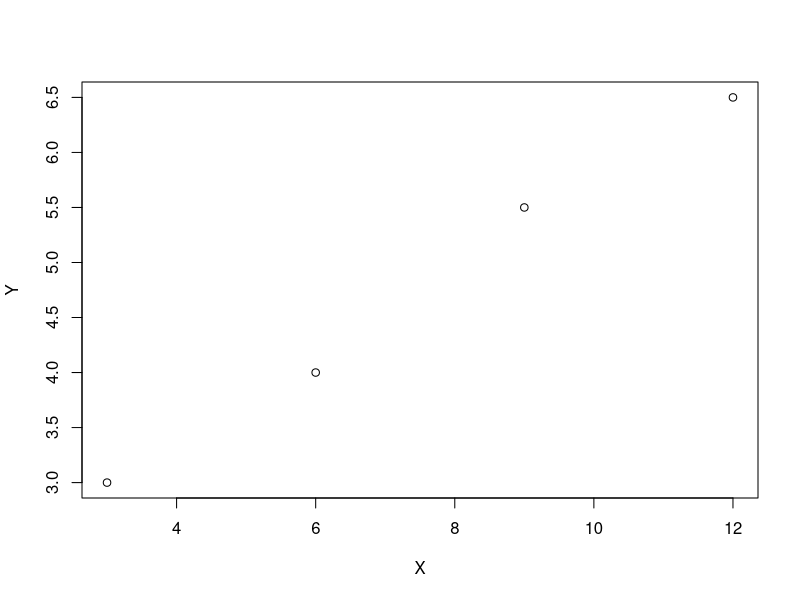
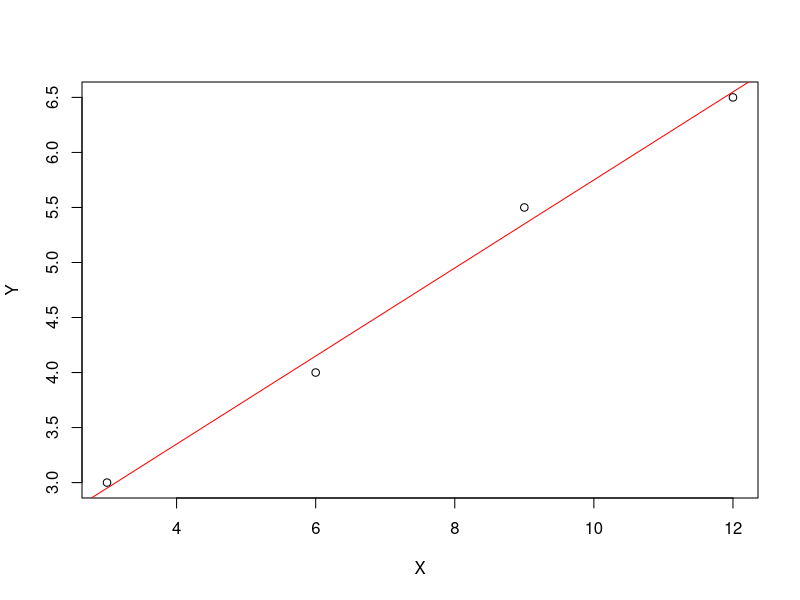
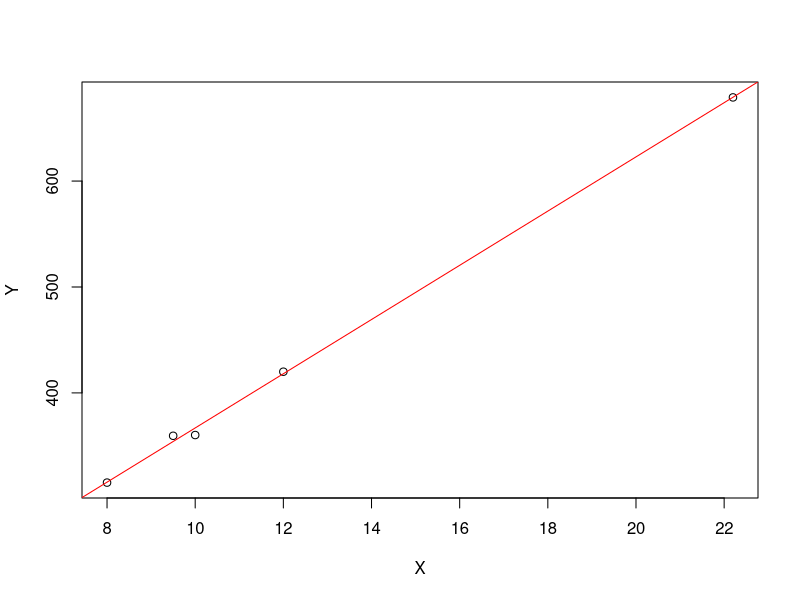
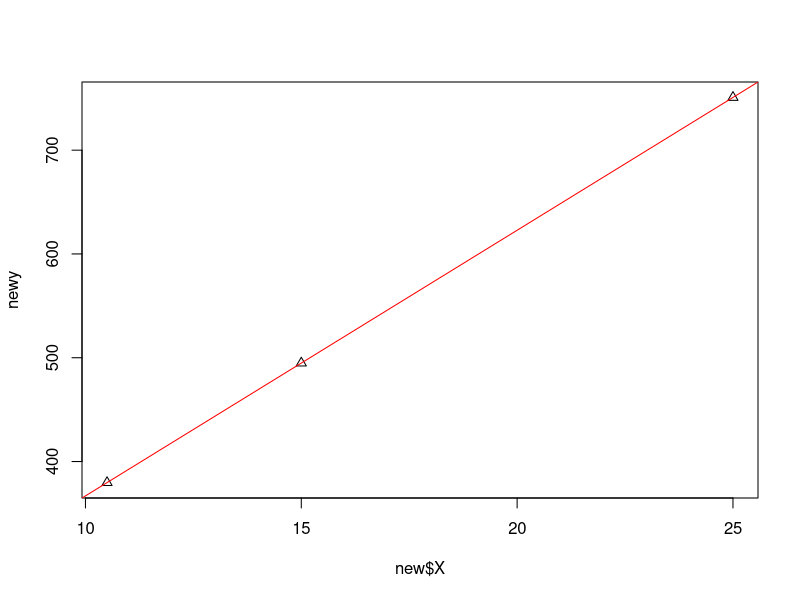

Source code (R) for these figures, in order:
# 현실 세계의 모델링
X <- c(3, 6, 9, 12.)   # 마지막 . - 실수
Y <- c(3, 4, 5.5, 6.5)
plot(X,Y)

# model 1: y=0.5x+1.0
Y1 = 0.5 * X + 1.0
Y1
# 평균 제곱 오차 : Mean Squared Error
(Y - Y1)^2
sum((Y - Y1)^2)
mse <- sum((Y - Y1)^2) / length(Y)      # 실제값과 계산하여 나온 값의 차이 제곱을 더한 후 개수로 나눈다.
mse


# model 2: y=5/12x + 7/4
Y2 = 5 * X / 12 + 7/4
Y2
mse2 <- sum((Y-Y2)^2) / length(Y)
mse2                 # model 2가 더 최적의 회귀식이다.

# R의 단순 선형회귀 모델 lm
model <- lm(Y ~ X)   # ~표시
model                # y = 0.4x + 1.75

plot(X,Y)
abline(model, col = 'red')  
fitted(model)        # model 예측값

mse_model <- sum((Y-fitted(model))^2)/ length(Y)
mse_model            # mse값이 가장 작으므로 가장 좋음

#  잔차 - Residuals
residuals(model)     # 잔차 : 예측한 선과 동그라미의 차이
# 선형회귀가 제대로 되었나 확인 하는 것 - 잔차 분석

# 잔차 제곱합
deviance(model)      # sum((Y-fitted(model))^2) = 0.05

# 평균 제곱오차(MSE)
deviance(model) / length(Y)

summary(model)       # 잔차 요약(식, 잔차, 기울기와 계수)

# 예측
newX <- data.frame(X=c(1.2, 2, 20.65))
newY <- predict(model, newX)
newY

# 연습문제 1
X <- c(10.0, 12.0, 9.5, 22.2, 8.0)
Y <- c(360.2, 420.0, 359.5, 679.0, 315.3)
model <- lm(Y ~ X)
plot(X,Y)
abline(model, col='red')
deviance(model)
deviance(model)/length(Y)
new <- data.frame(X=c(10.5, 25.0, 15.0))
newy <- predict(model, newdata = new)
plot(new$X, newy, pch=2)
abline(model, col='red')